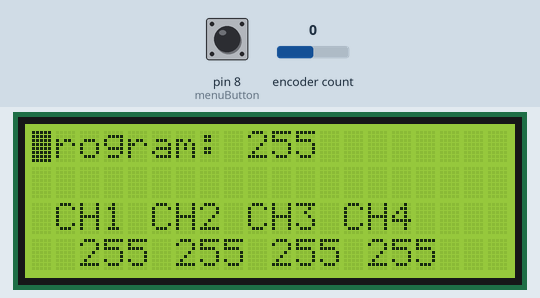
A sketch run on a simulated Arduino Uno, built with avr-gcc and run on an emulated ATmega328P. On the bench: 20×4 character LCD. The test bench sets the inputs (shaded band); at power-on: encoder count 0, pin 8 (menuButton) LOW. MIDI output is not drawn.

Above: at 1.3 s.
1.4 s: encoder count set to 1
At 2.7 s:
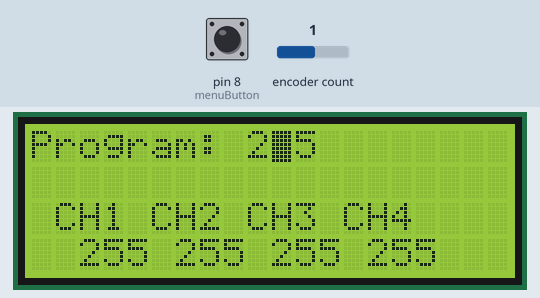
3.0 s: pin 8 (menuButton) pulled HIGH for 0.15 s
At 4.1 s:
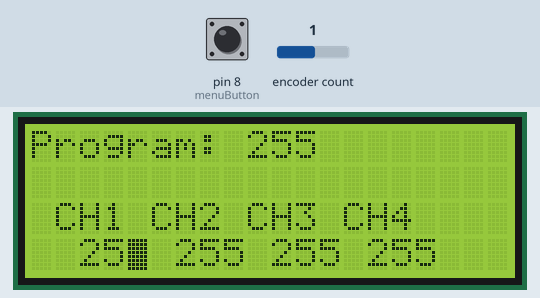
4.6 s: pin 8 (menuButton) pulled HIGH for 1 s
At 5.3 s:
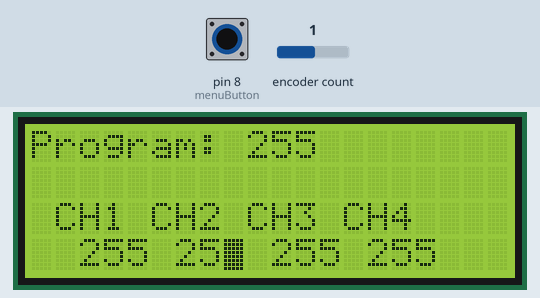
7.1 s: encoder count set to 2
At 8.3 s:
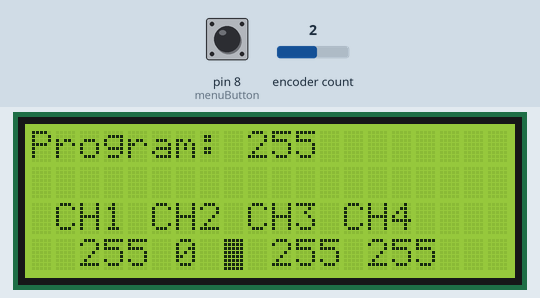
8.6 s: encoder count set to 3
At 9.5 s:
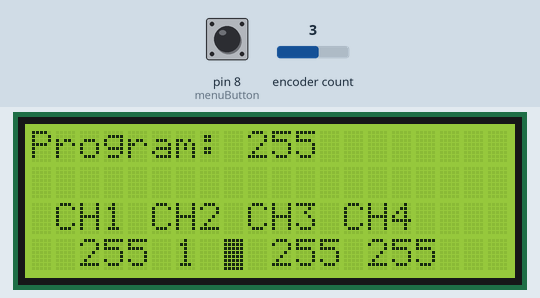
10.1 s: pin 8 (menuButton) pulsed HIGH 5 times (0.12 s each, 0.3 s apart)
At 10.93 s:
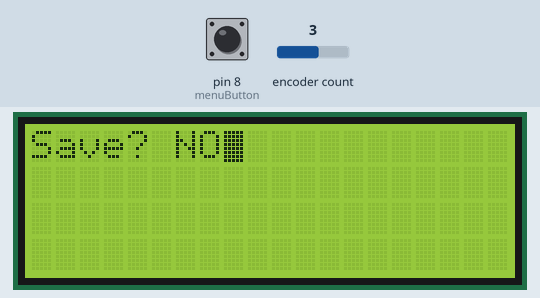
Timing chart, 0 to 13.1 s (numbered marks = the images above; inputs shaded):
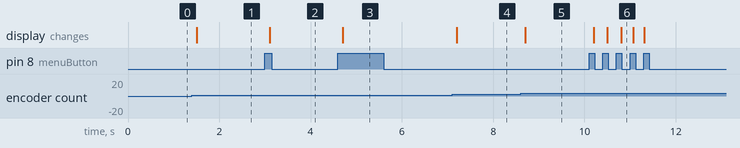

The sketch:

patchmanager.ino
```cpp
#include <EEPROM.h>
int eeAddress = 0; //EEPROM address to start reading from

// setup LCD
#include <Wire.h>
#include <LiquidCrystal_I2C.h>
LiquidCrystal_I2C  lcd(0x3F, 2, 1, 0, 4, 5, 6, 7, 3, POSITIVE);

// setup Encoder / Button combo
#include <Encoder.h>
Encoder myEnc(2,3);
int position = 0;
int encoderState;             // the current reading from the input pin
int lastEncoderState = LOW;   // the previous reading from the input pin
long lastEncoderDebounceTime = 0;  // the last time the output pin was toggled


int menuButton = 8;
int buttonState;             // the current reading from the input pin
int lastButtonState = LOW;   // the previous reading from the input pin
long lastDebounceTime = 0;  // the last time the output pin was toggled
long debounceDelay = 50;    // the debounce time; increase if the output flickers

// All the midi
#include <MIDI.h>
MIDI_CREATE_DEFAULT_INSTANCE();

// program variables
byte channels = 4;  // number of midi channels
byte currentProgram = 0; // currently selected program

// first program slot is just a placeholder, position 2+ are each channels patch number
byte programs[][5] = {
  {1, 0, 0, 0, 0},
  {2, 0, 0, 0, 0},
  {3, 0, 0, 0, 0},
  {4, 0, 0, 0, 0},
  {5, 0, 0, 0, 0},
  {6, 0, 0, 0, 0},
  {7, 0, 0, 0, 0},
  {8, 0, 0, 0, 0},
  {9, 0, 0, 0, 0},
  {10, 0, 0, 0, 0},
  {11, 0, 0, 0, 0},
  {12, 0, 0, 0, 0},
  {13, 0, 0, 0, 0},
  {14, 0, 0, 0, 0},
  {15, 0, 0, 0, 0},
  {16, 0, 0, 0, 0}

};


byte numPrograms = 15;

// where on the screen am i, and how do i get to my next cursor position?
int currentPosition = 0;
int screenPositions[][2] =  {{ 10, 0 }, { 4, 3 }, { 8, 3 }, { 12, 3 }, {16, 3} };

byte screenSelect = 0;
byte isSaving = 0;

//#define debug true

// on your mark...
void setup(){

  #if defined(  debug )
      Serial.begin(9600);
      while (!Serial) {
        ; // wait for serial port to connect. Needed for native USB port only
      }
      Serial.write("Begin");
  #endif


  #if defined(  debug )
    Serial.print("CONFIG");
  #endif

  // setup ui
  pinMode(menuButton, INPUT);

  loadData();

  // initialize the lcd
  lcd.begin(20, 4);
  paintLCD();
  lcd.home();
  lcd.blink();


  // roll that beautiful bean footage
  MIDI.begin(MIDI_CHANNEL_OMNI);
  MIDI.sendNoteOn(42, 127, 1);   // send a note for sanity..
  setAllPrograms(); // jam on it.

}

void loop()
{
  MIDI.read();   // just hanging out passing MIDI thru until we get a UI update
  readEncoders();
  readButtons();
}


void changeProgram( int channel ) {
  // update a single channel to the currentValue in the program array
  MIDI.sendProgramChange( programs[currentProgram][channel]-1, channel );
}

void setAllPrograms() {
  // update all channels to their current values
  for ( int i = 1; i < 5; i++ ) {
    MIDI.sendProgramChange(programs[currentProgram][i]-1, i);
  }
}

void readEncoders() {

  int reading = myEnc.read();

  // debounce it
  if (reading != lastEncoderState) {
    lastEncoderDebounceTime = millis();
  }

  if ((millis() - lastEncoderDebounceTime) > debounceDelay) {

    if (reading != encoderState) {
      encoderState = reading;

      if (reading != position) {

        if (reading > position) {
          handleEncoder(1); // increment
        } else {
          handleEncoder(-1); // decrement
        }
      }

      position = reading;  // rememberit
    }
  }
  lastEncoderState = reading;  // clear debouncer

}

void handleEncoder( int increment){
  if (screenSelect==0){
    // if we're on the current progam position, change program up / down
    if ( currentPosition == 0 ) {
        currentProgram += increment;


        if (currentProgram < 0 ) {
          currentProgram = numPrograms;
        }

        if (currentProgram > numPrograms ) {
          currentProgram = 0;
        }

        setAllPrograms();  // got eem

      } else {
        // we're on a specific channel, lets only update that
        programs[currentProgram][currentPosition] += increment;
        changeProgram( currentPosition );
      }

  } else {

    isSaving = !isSaving;

  }

  paintLCD(); // refreshit

}

void readButtons(){
   int reading = digitalRead(menuButton);

  // debounce it
  if (reading != lastButtonState) {
    lastDebounceTime = millis();
  }

  if ((millis() - lastDebounceTime) > debounceDelay) {

    // if the button state has changed:
    if (reading != buttonState) {
      buttonState = reading;

      // only respond if the new button state is HIGH
      if (buttonState == HIGH) {

          if(screenSelect == 0){
             currentPosition++; //move cursor
              // prevent overflow
              if (currentPosition == 5) {
                screenSelect = 1;
                paintLCD();
              }

              if (currentPosition > 4 ) {
                currentPosition = 0;
              }
          } else {
            if ( isSaving == 0){
              lcd.setCursor(0,2);
              lcd.print("CANCELLING...");
              delay(200);
              screenSelect = 0;
            } else {
              lcd.setCursor(0,2);
              lcd.print("SAVING...");
              delay(200);
              lcd.setCursor(0,3);
              saveData();
              screenSelect = 0;
            }

          }

          paintLCD();

      }
    }
  }

  lastButtonState = reading;  // clear debouncer
}

void paintLCD() {
  lcd.clear();
  lcd.home ();                   // go home

  if (screenSelect==0) screen0();
  if (screenSelect==1) screen1();
}

void screen0(){
  lcd.print("Program: ");
  lcd.print(programs[currentProgram][0]);

  // iterate channels, display their numbers
  lcd.setCursor(0, 2);
  for ( int  channel = 0; channel < channels; channel++ ) {
    lcd.print ( " CH");
    lcd.print(channel + 1);
  }

  // iterate values, show dem
  lcd.setCursor(0, 3);
  for ( int  channel = 0; channel < channels; channel++ ) {
    lcd.setCursor(channel * 4 + 2 , 3);
    lcd.print(programs[currentProgram][channel + 1]);

  }

  // move cursor to current position
  lcd.setCursor( screenPositions[currentPosition][0],  screenPositions[currentPosition][1]) ;

}

void screen1(){
   lcd.print("Save? ");

   if ( isSaving == 0) {
    lcd.print("NO");
   } else {
    lcd.print("YES");
   }
}

void loadData(){
  // load the data from eeprom
  eeAddress = 0;
  for( int i = 0; i < 16; i++) {
    for ( int j=0; j < sizeof(programs[i]); j++){
       programs[i][j] = EEPROM.read(eeAddress);
       eeAddress++;
     }
   }
}

void saveData(){
  // load the data from eeprom
  eeAddress = 0;
  for( int i = 0; i < 16; i++) {
    for ( int j=0; j < sizeof(programs[i]); j++){
       EEPROM.update(eeAddress, programs[i][j]);
       eeAddress++;
       lcd.print(".");
     }
   }
}
```

Measured:
- after the input at 1.4 s, the display: changes after 0.10 s (image 1)
- after the input at 3.0 s, the display: changes after 0.10 s (image 2)
- after the input at 4.6 s, the display: changes after 0.10 s (image 3)
- after the input at 7.1 s, the display: changes after 0.10 s (image 4)
- after the input at 8.6 s, the display: changes after 0.10 s (image 5)
- after the input at 10.1 s, the display: first changes after 0.10 s (image 6 shows a later state)
